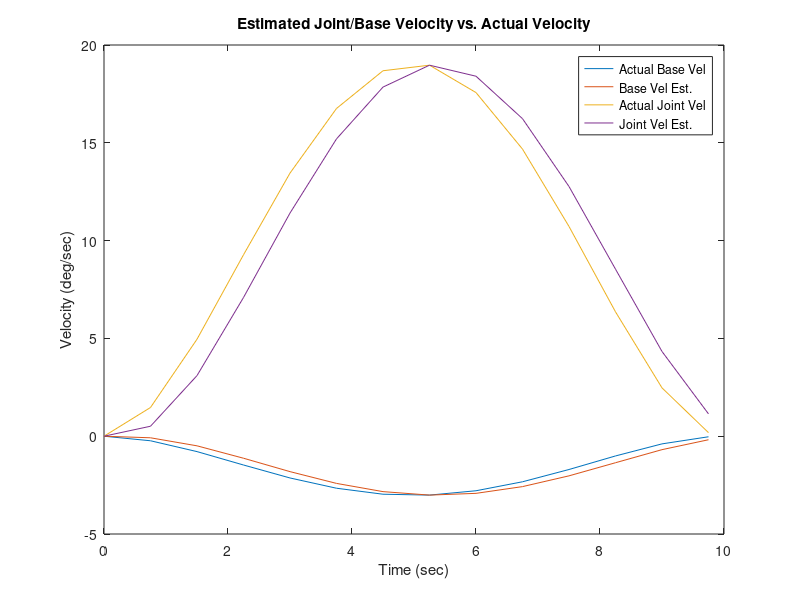
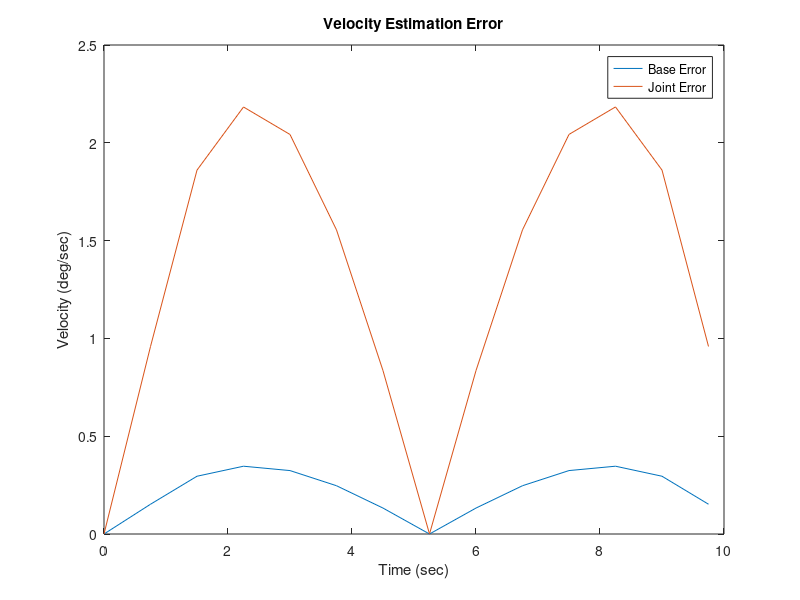
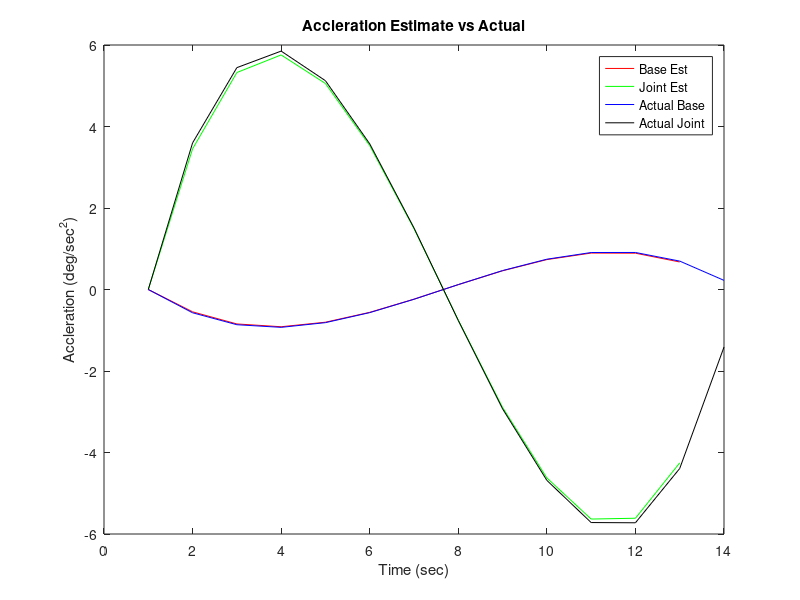
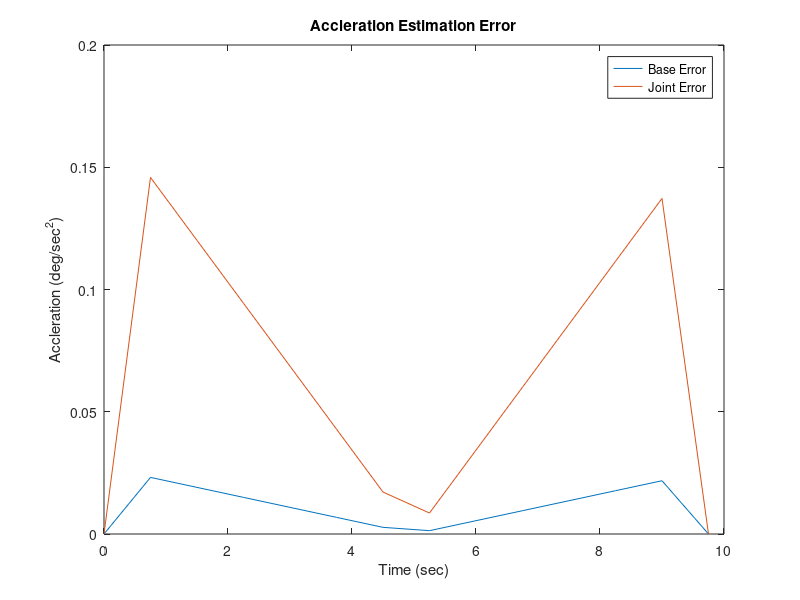

MATLAB code for these plots, in order:
%Kyle O'Connor
%
%HW 4
%
%2/27/2016

home;
clear all;
close all;
clc;

% load HW4
% dt = t(2)-t(1);
% for i = 1: length(t)
%     ThJoint(i) = 20 + (0.0061002) *t(i)^5 + (-0.152505)*t(i)^4 + (1.0167) * t(i)^3;
%     ActualJointVel(i) = ((5*(6.1002*(10^-3)))*t(i)^4) - (4*0.152505*t(i)^3) + (3*1.0167*t(i)^2);
%     ActualJointAcc(i) = (20*(6.1002*(10^-3))*t(i)^3) - (12*0.152505*t(i)^2) + (6*1.0167*t(i));
% end
% plot(t,ThJoint)
% hold on;
% plot(t,Th2_n)
% title('Actual vs. Noisy')
% xlabel('Time (sec)')
% ylabel('Joint Angle Position')
% legend('Actual','Noisy')
% for i = 2:length(t)
%     VelJointEst(i) = (Th2_n(i) - Th2_n(i-1))/dt;
% end
% for i = 2:length(t)-1
%     AccJointEst(i) = (Th2_n(i+1) - 2*Th2_n(i) + Th2_n(i-1))/(dt^2);
% end
% figure
% plot(t,VelJointEst)
% hold on;
% plot(t,ActualJointVel)
% xlabel('Time')
% ylabel('Velocity')
% legend('Estimate','Actual')
% title('Actual/Estimate Velocities')
% AccJointEst(30) = 0;
% 
% figure
% plot(t,AccJointEst)
% hold on;
% plot(t,ActualJointAcc)
% xlabel('Time (sec)')
% ylabel('Accleration')
% title('Noisy vs. Actual Acceleration')
% legend('Estimate','Actual')

Lbase = 5;
Ljoint = 4;
time = 0:.75:9.75;
dt = time(2) - time(1);
dt = .75;

%Finding Base and Joint Angles/Velocities
for i = 1:length(time)
    ThBase(i) = 30 + (-9.684*(10^-4))*time(i)^5  +  (0.02421)*time(i)^4 + (-.1614)*time(i)^3;
    ThJoint(i) = 20 + (0.0061002) *time(i)^5 + (-0.152505)*time(i)^4 + (1.0167) * time(i)^3;
    ActualBaseVel(i) = (-5*(9.684*(10^-4))*time(i)^4) + (4*0.02421*time(i)^3) - (3*0.1614*time(i)^2);
    ActualJointVel(i) = ((5*(6.1002*(10^-3)))*time(i)^4) - (4*0.152505*time(i)^3) + (3*1.0167*time(i)^2);
    ActualBaseAcc(i) = (-20*(9.684*(10^-4))*time(i)^3) + (12*0.02421*time(i)^2) - (6*0.1614*time(i));
    ActualJointAcc(i) = (20*(6.1002*(10^-3))*time(i)^3) - (12*0.152505*time(i)^2) + (6*1.0167*time(i));
end
%2 Point Reverse
for i = 2:length(time)
    VelBaseEst(i) = (ThBase(i) - ThBase(i-1))/dt;
    VelJointEst(i) = (ThJoint(i) - ThJoint(i-1))/dt;
end
%Second Derivative
for i = 2:length(time)-1
    AccBaseEst(i) = (ThBase(i+1) - 2*ThBase(i) + ThBase(i -1))/(dt^2);
    AccJointEst(i) = (ThJoint(i+1) - 2*ThJoint(i) + ThJoint(i-1))/(dt^2);
end
%Velocity Plot/Error
figure
plot(time,ActualBaseVel)
hold on;
plot(time,VelBaseEst)
plot(time,ActualJointVel)
plot(time,VelJointEst)
xlabel('Time (sec)')
ylabel('Velocity (deg/sec)')
legend('Actual Base Vel', 'Base Vel Est.','Actual Joint Vel','Joint Vel Est.')
title('Estimated Joint/Base Velocity vs. Actual Velocity')
hold off;
for i = 1:length(time)
    VelBaseError(i) = abs(ActualBaseVel(i) - VelBaseEst(i));
    VelJointError(i) = abs(ActualJointVel(i) - VelJointEst(i));
end
figure
plot(time, VelBaseError)
hold on;
plot(time, VelJointError)
title('Velocity Estimation Error')
legend('Base Error','Joint Error')
xlabel('Time (sec)')
ylabel('Velocity (deg/sec)')
MaxBaseVelError = max(VelBaseError);
MaxJointVelError = max(VelJointError);
%Acc Plotting/Error
figure
plot((1:length(time)-1),AccBaseEst,'r')
hold on;
plot((1:length(time)-1),AccJointEst,'g')
plot((1:length(time)),ActualBaseAcc,'b')
plot((1:length(time)),ActualJointAcc,'k')
title('Accleration Estimate vs Actual')
xlabel('Time (sec)')
ylabel('Accleration (deg/sec^2)')
legend('Base Est','Joint Est','Actual Base','Actual Joint')
AccBaseError(14) = 0;
AccJointError(14) = 0;
for i = 1:length(time)-1
    AccBaseError(i) = abs(ActualBaseAcc(i) - AccBaseEst(i));
    AccJointError(i) = abs(ActualJointAcc(i) - AccJointEst(i));
end
figure
plot(time,AccBaseError)
hold on;
plot(time,AccJointError)
title('Accleration Estimation Error')
xlabel('Time (sec)')
ylabel('Accleration (deg/sec^2)')
legend('Base Error', 'Joint Error')
MaxBaseAcc = max(AccBaseError);
MaxJointAcc = max(AccJointError);

dt = 0.01;
copydt = dt;
MaxJointVelError = 0;
while(MaxJointVelError < 1)
    dt = dt + 0.01;
    time = 0:dt:9.75;
    for i = 1:length(time)
        ThJoint(i) = 20 + (0.0061002) *time(i)^5 + (-0.152505)*time(i)^4 + (1.0167) * time(i)^3;
        ActualJointVel(i) = ((5*(6.1002*(10^-3)))*time(i)^4) - (4*0.152505*time(i)^3) + (3*1.0167*time(i)^2);
    end
    for i = 2:length(time)
        VelJointEst(i) = (ThJoint(i) - ThJoint(i-1))/dt;
    end
    VelJointError = abs(ActualJointVel - VelJointEst);
    MaxJointVelError = max(VelJointError);
end
dt = dt - copydt;
% Finding Coordinates of Base/Joint
% for i = 1:length(time)
%     YBase(i) = 5*sin(ThBase(i));
%     XBase(i) = 5*cos(ThBase(i));
%     XJoint(i) = 4*cos(ThJoint(i));
%     YJoint(i) = 4*sin(ThJoint(i));
% end
% for i = 1:14
%     plot(XBase(1),YBase(i),'ro')
%     hold on;
%     plot(XJoint(i),YJoint(i),'bo')
%     pause();
% end
% Displacement of Gripper from Arm start
% for i = 1:length(time)
%     Finalx(i) = XBase(i) + XJoint(i);
%     Finaly(i) = YBase(i) + YJoint(i);
% end
% 
% 
% calculate error and take off .01 off of the seconds .75